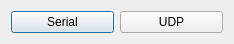
<?xml version="1.0" encoding="UTF-8"?>
<ui version="4.0">
 <class>AddTargetDialog</class>
 <widget class="QDialog" name="AddTargetDialog">
  <property name="geometry">
   <rect>
    <x>0</x>
    <y>0</y>
    <width>234</width>
    <height>42</height>
   </rect>
  </property>
  <property name="windowTitle">
   <string>Select Connection Type</string>
  </property>
  <layout class="QHBoxLayout" name="horizontalLayout">
   <item>
    <widget class="QPushButton" name="btn_serial">
     <property name="text">
      <string>Serial</string>
     </property>
    </widget>
   </item>
   <item>
    <widget class="QPushButton" name="btn_udp">
     <property name="text">
      <string>UDP</string>
     </property>
    </widget>
   </item>
  </layout>
 </widget>
 <resources/>
 <connections/>
</ui>
